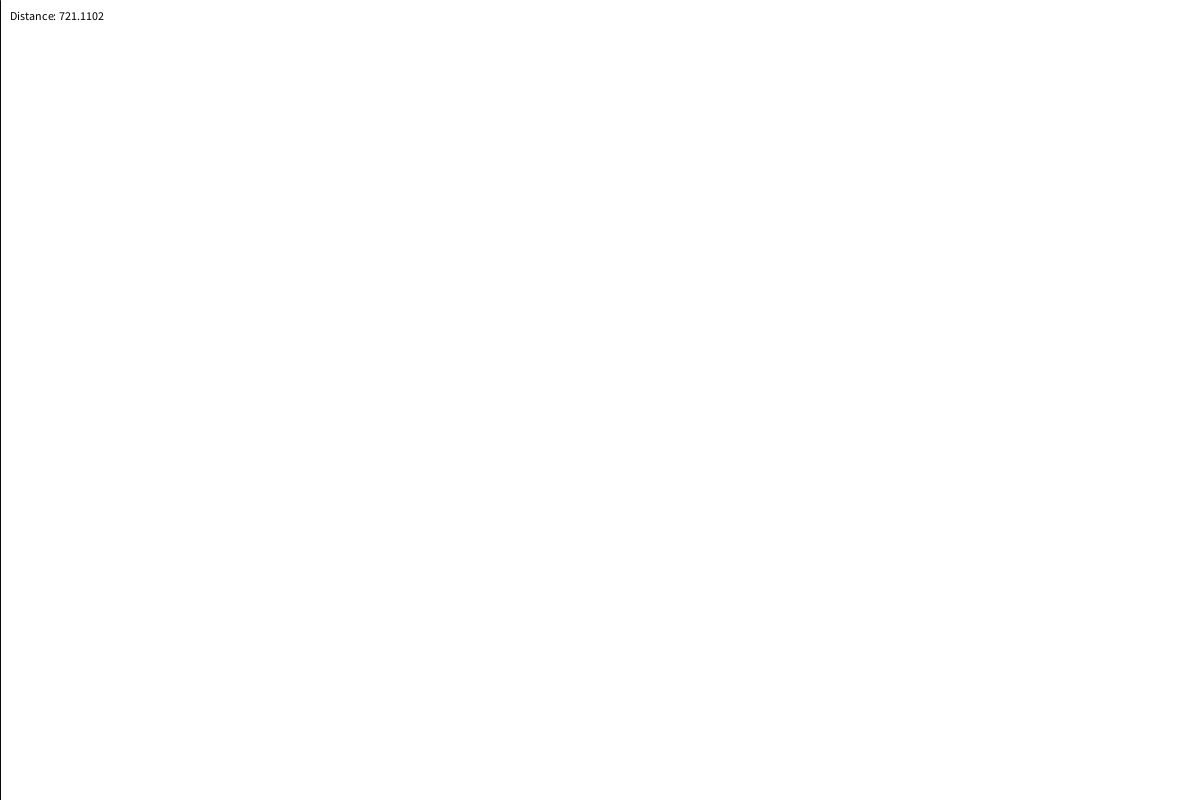
Frame 1 (no input)
Frame 60 (the mouse pressed at the canvas centre just before this capture): identical to frame 1, image omitted
Frame 120 (the mouse held since frame 60 and released just before this capture): blank canvas, image omitted

The Processing sketch that drew this single still picture (run headless with seeded random() and noise(); from frame 60 on, the mouse is pressed at the canvas centre):

// Processing sketch: Digital_art
// ── Digital_art.pde
void setup() {
  size(1200, 800);
}

void draw() {
  background(255);

  // Calculate the distance between the center of the window and the current mouse position
  float d = dist(width/2, height/2, mouseX, mouseY);

  // Draw the line from the center of the window to the current mouse position
  stroke(10);
  line(mouseX, height, mouseX, mouseY);

  // Display the distance between the center and the mouse position
  fill(0);
  text("Distance: " + d, 10, 20);
}
